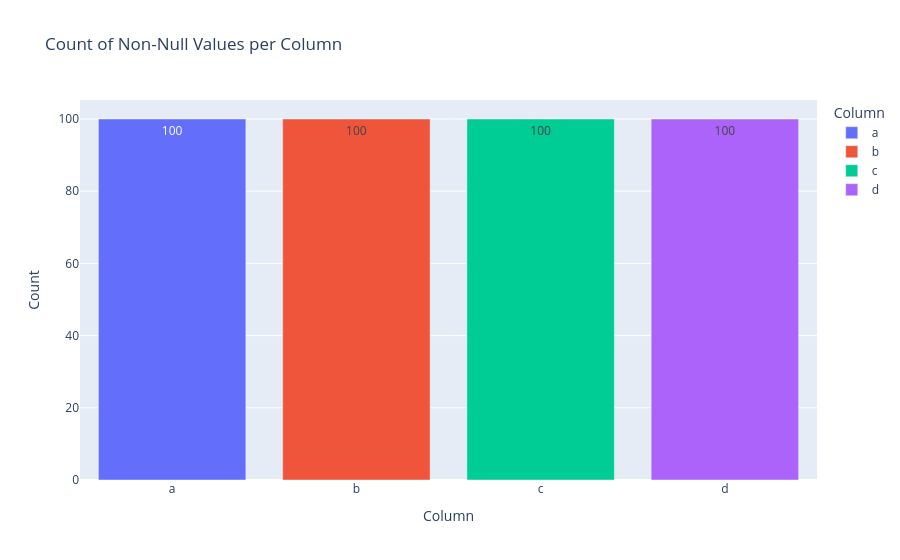

The notebook cell saved with this chart:
### Code cell
counts = df.count().reset_index()
counts.columns = ["Column", "Count"]

# Bar plot
fig = px.bar(counts, x="Column", y="Count", title="Count of Non-Null Values per Column",
             text="Count", color="Column")  # optional color by column
fig.show()

### Figure 1 — Plotly figure (JSON) as saved in the notebook; plotly's stock layout.template omitted (floating-point values rounded to 4 significant figures)
{"data": [{"hovertemplate": "Column=%{x}<br>Count=%{text}<extra></extra>", "legendgroup": "a", "marker": {"color": "#636efa", "pattern": {"shape": ""}}, "name": "a", "orientation": "v", "showlegend": true, "text": [100.0], "textposition": "auto", "type": "bar", "x": ["a"], "xaxis": "x", "y": [100], "yaxis": "y"}, {"hovertemplate": "Column=%{x}<br>Count=%{text}<extra></extra>", "legendgroup": "b", "marker": {"color": "#EF553B", "pattern": {"shape": ""}}, "name": "b", "orientation": "v", "showlegend": true, "text": [100.0], "textposition": "auto", "type": "bar", "x": ["b"], "xaxis": "x", "y": [100], "yaxis": "y"}, {"hovertemplate": "Column=%{x}<br>Count=%{text}<extra></extra>", "legendgroup": "c", "marker": {"color": "#00cc96", "pattern": {"shape": ""}}, "name": "c", "orientation": "v", "showlegend": true, "text": [100.0], "textposition": "auto", "type": "bar", "x": ["c"], "xaxis": "x", "y": [100], "yaxis": "y"}, {"hovertemplate": "Column=%{x}<br>Count=%{text}<extra></extra>", "legendgroup": "d", "marker": {"color": "#ab63fa", "pattern": {"shape": ""}}, "name": "d", "orientation": "v", "showlegend": true, "text": [100.0], "textposition": "auto", "type": "bar", "x": ["d"], "xaxis": "x", "y": [100], "yaxis": "y"}], "layout": {"barmode": "relative", "legend": {"title": {"text": "Column"}, "tracegroupgap": 0}, "title": {"text": "Count of Non-Null Values per Column"}, "xaxis": {"anchor": "y", "categoryarray": ["a", "b", "c", "d"], "categoryorder": "array", "domain": [0, 1], "title": {"text": "Column"}}, "yaxis": {"anchor": "x", "domain": [0, 1], "title": {"text": "Count"}}}}
